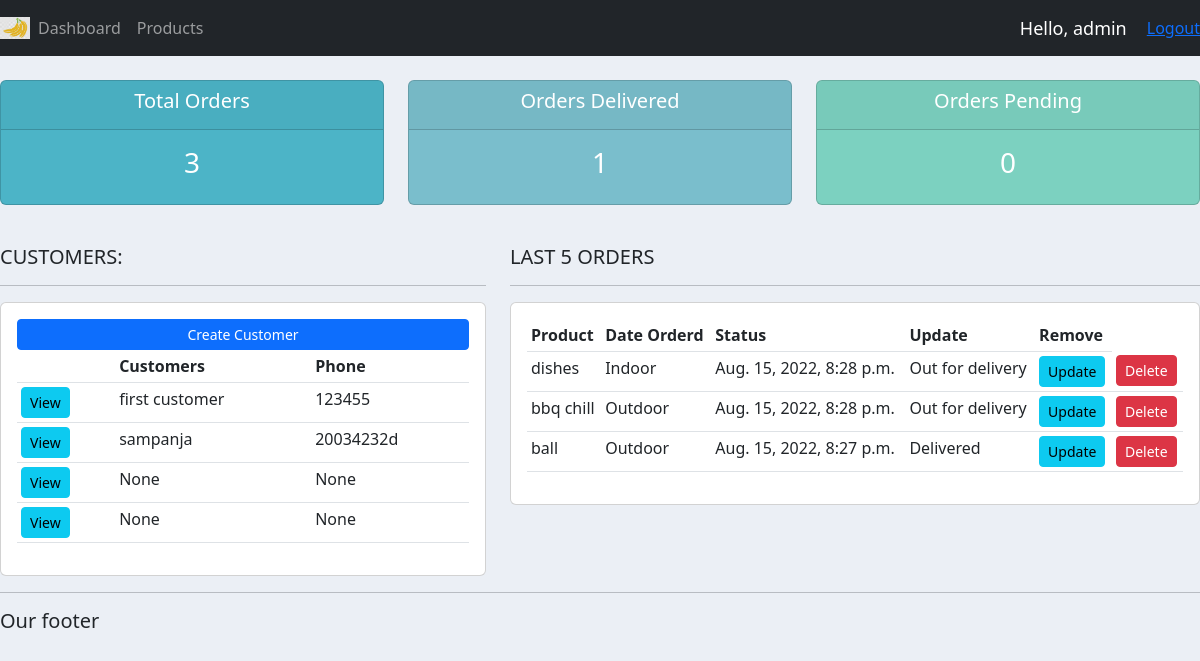
Page / (signed in) on the earlier database version.
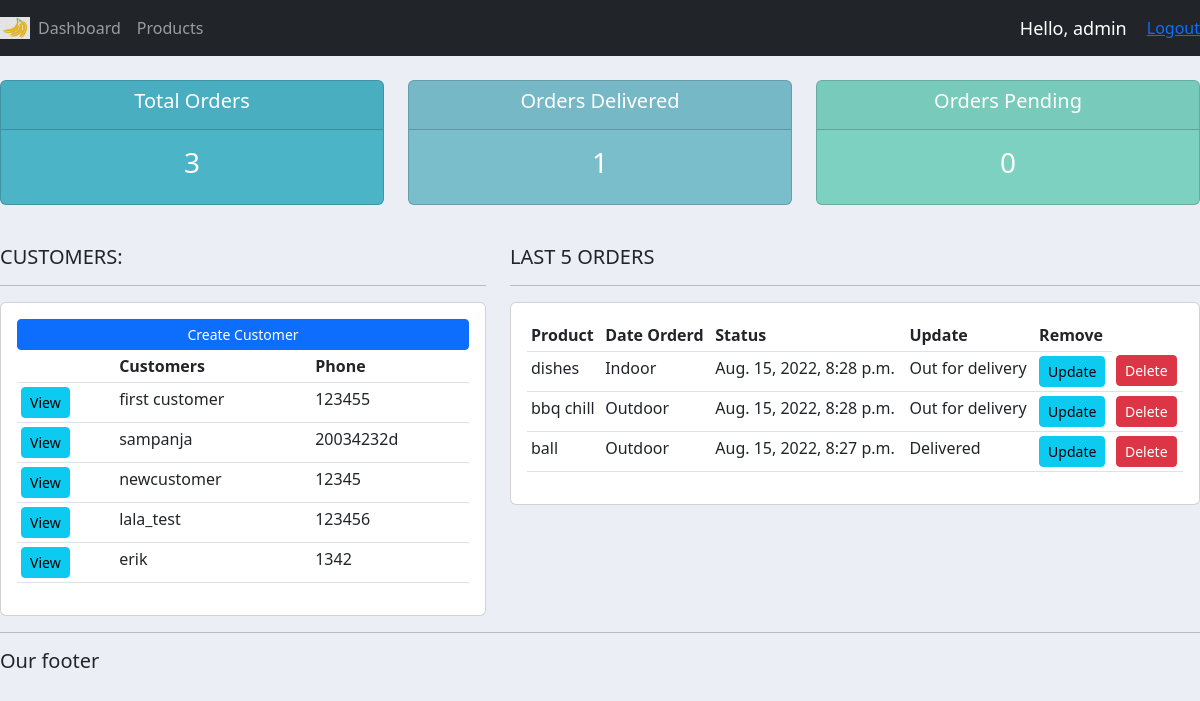
Same page on the later database version.
### accounts/models.py (models this page shows, shortened)
class Customer(models.Model):
	user=models.OneToOneField(User, null=True, blank=True, on_delete=models.CASCADE)
	name=models.CharField(max_length=200, null=True)
	phone=models.CharField(max_length=200,null=True)
	email=models.EmailField(max_length=200, null=True)
	profile_pic=models.ImageField(default="profile1.png",null=True, blank=True)
	date_created=models.DateTimeField(default=now)

class Order(models.Model):
	STATUS=(
		('Pending','Pending'),
		('Out for delivery', 'Out for delivery'),
		('Delivered','Delivered'),
		)
	customer=models.ForeignKey(Customer, null=True, on_delete=models.SET_NULL)
	product=models.ForeignKey(Product, null=True, on_delete=models.SET_NULL)
	date_created=models.DateTimeField(default=now, null=True)
	status=models.CharField(max_length=200, null=True, choices=STATUS)
	note=models.CharField(max_length=200, null=True)

class Product(models.Model):
	CATEGORY=(
		('Indoor','Indoor'),
		('Outdoor','Outdoor'),
		)
	name=models.CharField(max_length=200, null=True)
	price=models.FloatField(null=True)
	category=models.CharField(max_length=200, null=True, choices=CATEGORY)
	description=models.CharField(max_length=200, null=True, blank=True)
	date_created=models.DateTimeField(default=now,null=True)
	tags=models.ManyToManyField(Tag)
	def __str__(self):
		return self.name

### accounts/decorators.py (the view)
	def wrapper_function(request,*args,**kwargs):
		group=None
		if request.user.groups.exists():
			group=request.user.groups.all()[0].name
		if group=='customer':
			return redirect('user-page')
		if group=='admin':
			return view_func(request,*args,**kwargs)
		else:
			return redirect('register')

### accounts/views.py (called while the page is built)
@login_required(login_url="login")
@admin_only
def home(request):
    orders=Order.objects.all()
    customers=Customer.objects.all()
    total_customers=customers.count()
    total_orders=orders.count()
    delivered=orders.filter(status='Delivered').count()
    pending=orders.filter(status='Pending').count()
    context={'orders': orders,'customers':customers,'total_customers':total_customers,'total_orders':total_orders,'delivered':delivered,'pending':pending}
    return render(request,'accounts/dashboard.html',context)

### accounts/templates/accounts/dashboard.html
{% extends 'accounts/main.html' %}
{% block content %}
{%  include 'accounts/status.html' %}
<br>
<div class="row">
	<div class="col-md-5">
		<h5>CUSTOMERS:</h5>
		<hr>
		<div class="card card-body">
			<a class="btn btn-primary  btn-sm btn-block" href="">Create Customer</a>
			<table class="table table-sm">
				<tr>
					<th></th>
					<th>Customers</th>
					<th>Phone</th>
				</tr>
				{% for customer in customers %}
					<tr>
						<td><a class="btn btn-sm btn-info" href= "{% url 'customer' customer.id %}">View</a></td>
						<td>{{customer.name}}</td>
						<td>{{customer.phone}}</td>
					</tr>
				{% endfor %}
			</table>
		</div>
	</div>
	<div class="col-md-7">
		<h5>LAST 5 ORDERS</h5>
		<hr>
		<div class="card card-body">
			<table class="table table-sm">
				<tr>
					<th>Product</th>
					<th>Date Orderd</th>
					<th>Status</th>
					<th>Update</th>
					<th>Remove</th>
				</tr>
				{% for order in orders %}
					<tr>
						<td>{{order.product}}</td>
						<td>{{order.product.category}}</td>
						<td>{{order.date_created}}</td>
						<td>{{order.status}}</td>
						<td><a class="btn btn-sm btn-info" href="{% url 'update_order' order.id %}">Update</a></td>
						<td><a class="btn btn-sm btn-danger" href="{% url 'delete_order' order.id %}">Delete</a></td>
					</tr>
				{% endfor %}
			</table>
		</div>
	</div>
</div>
{% endblock %}

### accounts/templates/accounts/main.html (shortened to what this page needs)
{% load static %}
<!DOCTYPE html>
<html>
<head>
	<link rel="stylesheet" href="https://cdn.jsdelivr.net/npm/bootstrap@5.2.0/dist/css/bootstrap.min.css">
	<link rel="stylesheet" type="text/css" href="{% static '/css/main.css' %}">
</head>
<body>
	{% include 'accounts/navbar.html' %}
	{% block content %}
	{% endblock %}
	<hr>
	<h5>Our footer</h5>
</body>
</html>

### accounts/templates/accounts/navbar.html (shortened to what this page needs)
{% load static %}
<nav class="navbar navbar-expand-lg navbar-dark bg-dark">
 <img width="30px" src="{% static '/images/logo.png' %}">
  <div class="collapse navbar-collapse" id="navbarNav">
    <ul class="navbar-nav">
      {% if request.user.is_staff %}
      <li class="nav-item active">
        <a class="nav-link" href="{% url 'home' %}">Dashboard</a>
      </li>
      <li class="nav-item">
        <a class="nav-link" href="{% url 'products' %}">Products</a>
      </li>
      {% else %}
      <li class="nav-item">
        <a class="nav-link" href="{% url 'account' %}">settings</a>
      <li/>
      {% endif %}
    </ul>
  </div>
  <span class="hello-msg">Hello, {{request.user}}</span>
  <span><a href="{% url 'logout' %}">Logout</a></span>
</nav>

### accounts/templates/accounts/status.html
<br>
<div class="row">
	<div class="col">
		<div class="col-md">
			<div class="card text-center text-white  mb-3" id="total-orders">
			  	<div class="card-header">
			  		<h5 class="card-title">Total Orders</h5>
			  	</div>
			  	<div class="card-body">
			    	<h3 class="card-title">{{total_orders}}</h3>
			  	</div>
			</div>
		</div>
	</div>
	<div class="col">
		<div class="col-md">
			<div class="card text-center text-white  mb-3" id="orders-delivered">
			  	<div class="card-header">
			  		<h5 class="card-title">Orders Delivered</h5>
			  	</div>
			  	<div class="card-body">
			    	<h3 class="card-title">{{delivered}}</h3>
			  	</div>
			</div>
		</div>
	</div>
	<div class="col">
		<div class="col-md">
			<div class="card text-center text-white  mb-3" id="orders-pending">
			  	<div class="card-header">
			  		<h5 class="card-title">Orders Pending</h5>
			  	</div>
			  	<div class="card-body">
			    	<h3 class="card-title">{{pending}}</h3>
			  	</div>
			</div>
		</div>
	</div>
</div>

### static/css/main.css (style rules this page uses)
body { background-color: #ebeff5; }
#total-orders { background-color: #4cb4c7; }
#orders-delivered { background-color: #7abecc; }
#orders-pending { background-color: #7CD1C0; }

### accounts/templates/accounts/navbar.html (style rules this page uses)
.hello-msg { font-size: 18px; color: #fff; margin-right: 20px; }

Differences in the rows shown:
removed Customer: name "None", phone "None"
removed Customer: name "None", phone "None"
added Customer: name "newcustomer", phone "12345"
added Customer: name "lala_test", phone "123456"
added Customer: name "erik", phone "1342"
